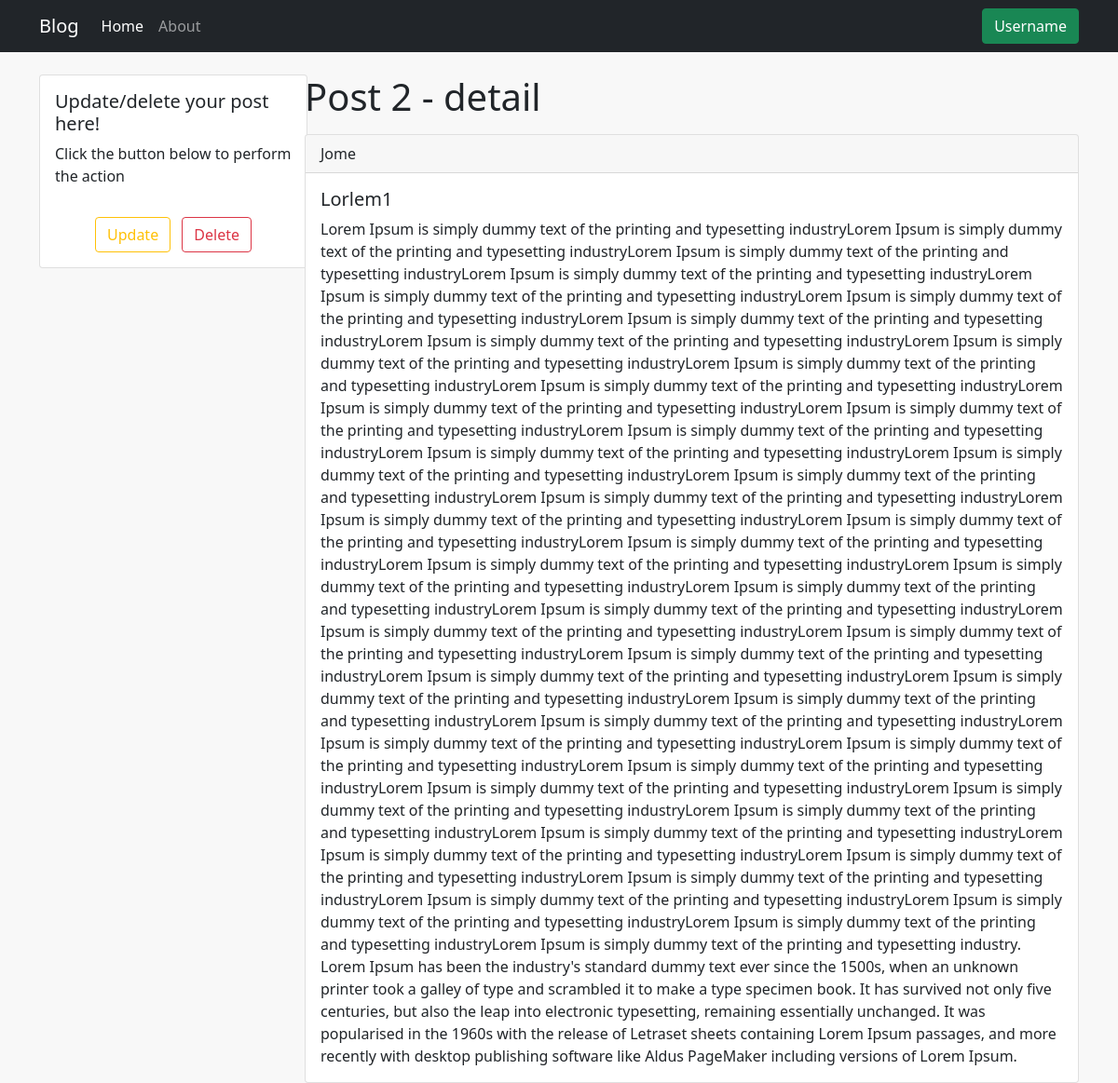
The page /post/2 on the database as committed earlier.
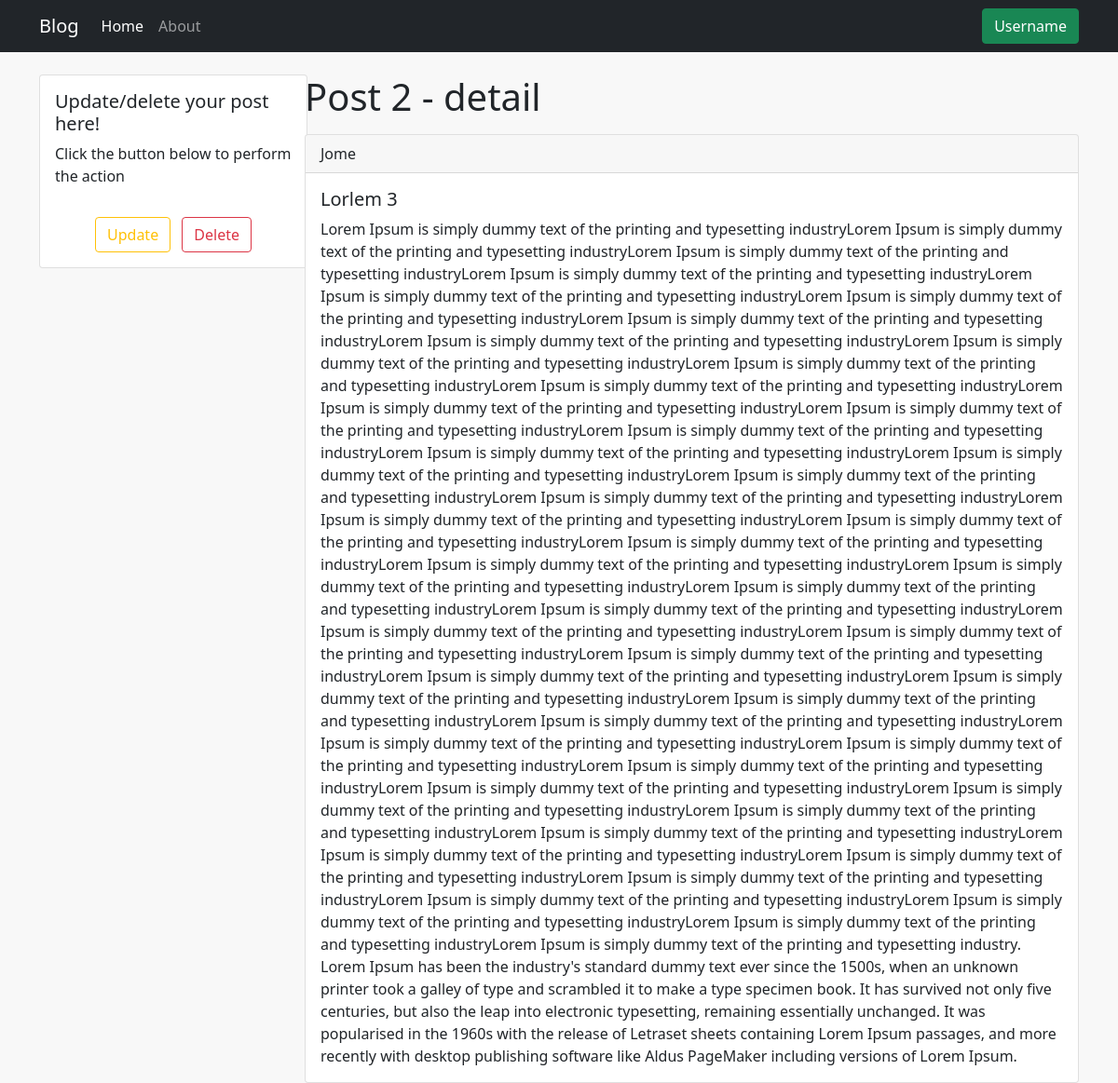
The same page on the database as committed later.
### blog/models.py (models this page shows)
class Post(models.Model):
    author = models.CharField(max_length=50, default='Unknown')
    title = models.CharField(max_length=50, default='Unknown')
    content = models.TextField(default='NO content')
    comment = models.TextField(default='')

### blog/views.py (the view)
# urls.py: path('post/<int:pk>', views.PostDetailView, name='blog-detail'),
def PostDetailView(request, pk):
    post = Post.objects.filter(id=pk)
    title = "Blog - Detail"
    template = 'blog/post_detail.html'
    context = {
        'title': title,
        'post': post.first(),
    }
    return render(request, template, context)

### blog/templates/blog/post_detail.html
{% extends 'blog/base.html' %}
{% block content %}
<div class="row mt-4">
    <div class="col-3">
        <div class="card" style="width: 18rem;">
            <div class="card-body">
              <h5 class="card-title">Update/delete your post here!</h5>
              <p class="card-text">Click the button below to perform the action</p>
            </div>
            <div class="card-body text-center">
              <a href="{% url 'blog-update' post.id %}" class="btn btn-outline-warning">Update</a>
              <a href="{% url 'blog-delete' post.id %}" class="btn btn-outline-danger ms-2">Delete</a>
            </div>
        </div>
    </div>
    <div class="col">
        <h1 class="mb-3">Post {{ post.id }} - detail</h1>
        <div class="card mt-2">
            <div class="card-header">
                {{ post.author }}
            </div>
            <div class="card-body">
                <h5 class="card-title">{{ post.title }}</h5>
                <p class="card-text">{{ post.content }}</p>
            </div>
        </div>
    </div>
</div>
{% endblock %}

Rows that differ between the two databases and show on the page:
changed Post "Jome": title "Lorlem1" → "Lorlem 3"
